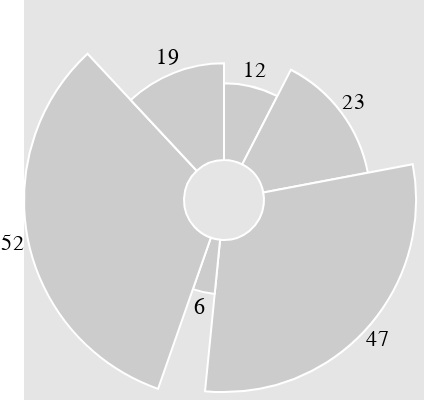

Express this chart as Vega-Lite.
### Vega specification from a JSON file in a GitHub repository (floating-point values rounded to 4 significant figures)
{"$schema": "https://vega.github.io/schema/vega/v5.json", "description": "A basic radial plot that encodes two values as the angle and radius of an arc.", "width": 200, "height": 200, "data": [{"name": "table", "values": [12, 23, 47, 6, 52, 19], "transform": [{"type": "pie", "field": "data"}]}], "scales": [{"name": "r", "type": "sqrt", "domain": {"data": "table", "field": "data"}, "zero": true, "range": [20, 100]}], "marks": [{"type": "arc", "from": {"data": "table"}, "encode": {"enter": {"x": {"field": {"group": "width"}, "mult": 0.5}, "y": {"field": {"group": "height"}, "mult": 0.5}, "startAngle": {"field": "startAngle"}, "endAngle": {"field": "endAngle"}, "innerRadius": {"value": 20}, "outerRadius": {"scale": "r", "field": "data"}, "stroke": {"value": "#fff"}}, "update": {"fill": {"value": "#ccc"}}, "hover": {"fill": {"value": "pink"}}}}, {"type": "text", "from": {"data": "table"}, "encode": {"enter": {"x": {"field": {"group": "width"}, "mult": 0.5}, "y": {"field": {"group": "height"}, "mult": 0.5}, "radius": {"scale": "r", "field": "data", "offset": 8}, "theta": {"signal": "(datum.startAngle + datum.endAngle)/2"}, "fill": {"value": "#000"}, "align": {"value": "center"}, "baseline": {"value": "middle"}, "text": {"field": "data"}}}}], "config": {"group": {"fill": "#e5e5e5"}, "arc": {"fill": "#000"}, "area": {"fill": "#000"}, "line": {"stroke": "#000"}, "path": {"stroke": "#000"}, "rect": {"fill": "#000"}, "shape": {"stroke": "#000"}, "symbol": {"fill": "#000", "size": 40}, "axis": {"domain": false, "grid": true, "gridColor": "#FFFFFF", "gridOpacity": 1, "labelColor": "#7F7F7F", "labelPadding": 4, "tickColor": "#7F7F7F", "tickSize": 5.67, "titleFontSize": 16, "titleFontWeight": "normal"}, "legend": {"labelBaseline": "middle", "labelFontSize": 11, "symbolSize": 40}, "range": {"category": ["#000000", "#7F7F7F", "#1A1A1A", "#999999", "#333333", "#B0B0B0", "#4D4D4D", "#C9C9C9", "#666666", "#DCDCDC"]}}}
